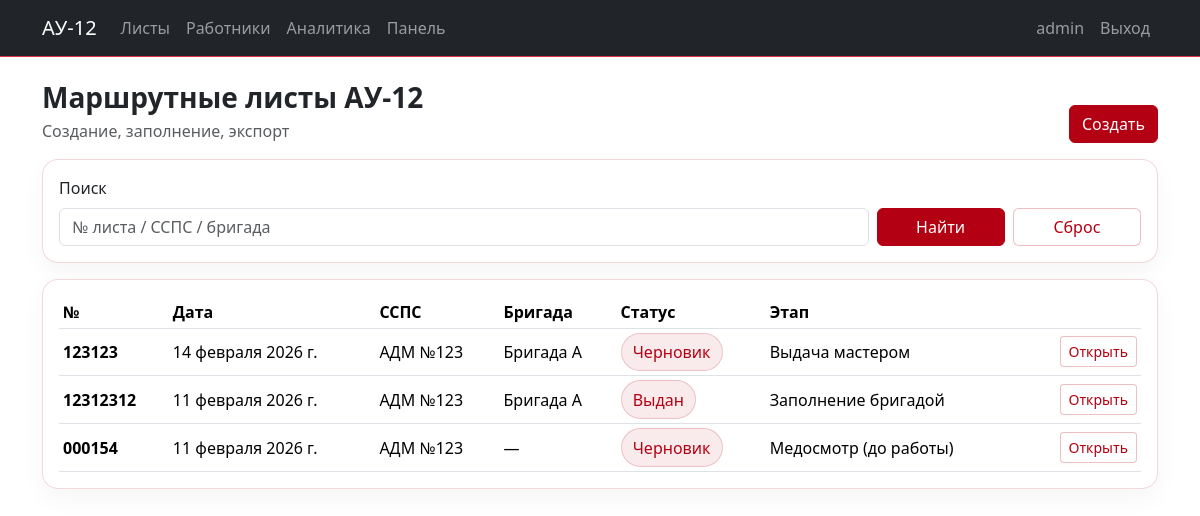
Page /au12/ (signed in) on the earlier database version.
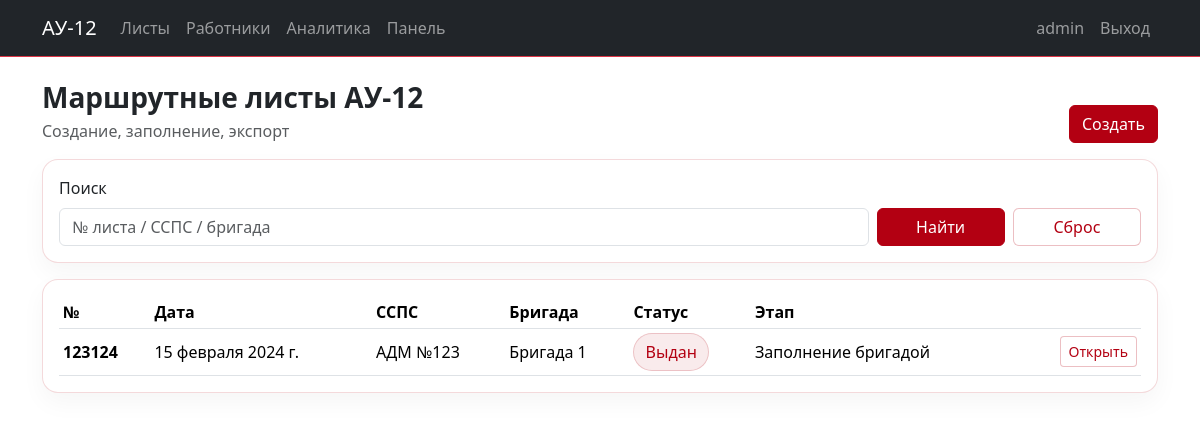
Same page on the later database version.
### apps/accounts/models.py (models this page shows, shortened)
class User(AbstractUser):
    patronymic = models.CharField("Отчество", max_length=150, blank=True, default="")
    role = models.CharField("Должность", max_length=20, choices=Role.choices, default=Role.MACHINIST)
    station = models.ForeignKey(
        Station,
        verbose_name="Станция",
        on_delete=models.PROTECT,
        null=True,
        blank=True,
        related_name="users",
    )
    class Meta:
        verbose_name = "Пользователь"
        verbose_name_plural = "Пользователи"

### apps/routesheets/models.py (models this page shows, shortened)
class RouteSheetAU12(models.Model):
    number = models.CharField("Номер", max_length=50)
    date = models.DateField("Дата")
    railway_name = models.CharField("Наименование дороги", max_length=255, blank=True)
    enterprise = models.ForeignKey(
        Enterprise,
        verbose_name="Предприятие",
        on_delete=models.PROTECT,
        related_name="routesheets",
        null=True,
    )
    ssps_unit = models.ForeignKey(
        SSPSUnit,
        verbose_name="Единица ССПС",
        on_delete=models.PROTECT,
        related_name="au12_routesheets",
    )
    brigade = models.ForeignKey(
        Brigade,
        verbose_name="Бригада",
        on_delete=models.PROTECT,
        null=True,
        blank=True,
        related_name="routesheets",
    )
    status = models.CharField("Статус", max_length=20, choices=AU12Status.choices, default=AU12Status.DRAFT)
    step = models.CharField("Этап", max_length=20, choices=AU12Step.choices, default=AU12Step.MED_PRE)
    created_by = models.ForeignKey(
        settings.AUTH_USER_MODEL,
        verbose_name="Создал",
        on_delete=models.PROTECT,
        related_name="au12_created",
    )
    created_at = models.DateTimeField("Создано", auto_now_add=True)
    class Meta:
        verbose_name = "Маршрутный лист АУ-12"
        verbose_name_plural = "Маршрутные листы АУ-12"
        ordering = ["-date", "-id"]

### apps/directory/models.py (models this page shows, shortened)
class SSPSUnit(models.Model):
    owner = models.ForeignKey(Enterprise, verbose_name="Владелец (предприятие)", on_delete=models.PROTECT)
    type_name = models.CharField("Тип ССПС", max_length=120)
    number = models.CharField("Номер ССПС", max_length=50)
    max_people = models.PositiveIntegerField("Макс. число людей", default=0)
    class Meta:
        verbose_name = "Единица ССПС"
        verbose_name_plural = "Единицы ССПС"
        unique_together = [("type_name", "number")]
    def __str__(self):
        return f"{self.type_name} №{self.number}"

class Brigade(models.Model):
    name = models.CharField("Название бригады", max_length=255)
    ssps_unit = models.ForeignKey(SSPSUnit, verbose_name="Единица ССПС", on_delete=models.PROTECT, related_name="brigades")
    members = models.ManyToManyField(
        settings.AUTH_USER_MODEL,
        verbose_name="Состав бригады (работники)",
        related_name="brigades",
        blank=True
    )
    is_active = models.BooleanField("Активна", default=True)
    class Meta:
        verbose_name = "Бригада"
        verbose_name_plural = "Бригады"
        unique_together = [("name", "ssps_unit")]

### apps/routesheets/views.py (the view, shortened to what this page needs)
# urls.py: path("au12/", views.AU12ListView.as_view(), name="au12_list"),
class AU12ListView(RoleRequiredMixin, ListView):
    allowed_roles = {Role.ADMIN, Role.MASTER, Role.MACHINIST, Role.ASSISTANT, Role.MEDIC, Role.INSPECTOR}
    model = RouteSheetAU12
    template_name = "routesheets/au12_list.html"
    paginate_by = 50
    def get_queryset(self):
        qs = (
            super()
            .get_queryset()
            .select_related("ssps_unit", "brigade")
            .order_by("-date", "-id")
        )
        q = (self.request.GET.get("q") or "").strip()
        return qs

### apps/accounts/permissions.py (called while the page is built)
    def dispatch(self, request, *args, **kwargs):
        if not request.user.is_authenticated:
            return super().dispatch(request, *args, **kwargs)
        if getattr(request.user, "is_superuser", False):
            return super().dispatch(request, *args, **kwargs)
        if self.allowed_roles and getattr(request.user, "role", None) not in self.allowed_roles:
            return HttpResponseForbidden("Недостаточно прав.")
        return super().dispatch(request, *args, **kwargs)

### apps/routesheets/templates/routesheets/au12_list.html
{% extends "base.html" %}
{% block content %}
<div class="d-flex align-items-end justify-content-between flex-wrap gap-2 mb-3">
  <div>
    <h3 class="section-title mb-1">Маршрутные листы АУ-12</h3>
    <div class="text-muted">Создание, заполнение, экспорт</div>
  </div>
  <a class="btn btn-brand" href="{% url 'routesheets:au12_create' %}">Создать</a>
</div>
<div class="card p-3 mb-3">
  <form class="row g-2 align-items-end" method="get">
    <div class="col-md-9">
      <label class="form-label">Поиск</label>
      <input class="form-control" name="q" value="{{ request.GET.q }}" placeholder="№ листа / ССПС / бригада">
    </div>
    <div class="col-md-3 d-flex gap-2">
      <button class="btn btn-brand w-100" type="submit">Найти</button>
      <a class="btn btn-ghost w-100" href="{% url 'routesheets:au12_list' %}">Сброс</a>
    </div>
  </form>
</div>
<div class="card p-3">
  <div class="table-responsive">
    <table class="table table-sm align-middle mb-0">
      <thead>
        <tr>
          <th>№</th>
          <th>Дата</th>
          <th>ССПС</th>
          <th>Бригада</th>
          <th>Статус</th>
          <th>Этап</th>
          <th></th>
        </tr>
      </thead>
      <tbody>
      {% for rs in object_list %}
        <tr>
          <td class="fw-semibold">{{ rs.number }}</td>
          <td>{{ rs.date }}</td>
          <td>{{ rs.ssps_unit }}</td>
          <td>{% if rs.brigade %}{{ rs.brigade.name }}{% else %}—{% endif %}</td>
          <td><span class="badge-soft">{{ rs.get_status_display }}</span></td>
          <td>{{ rs.get_step_display }}</td>
          <td class="text-end">
            <a class="btn btn-ghost btn-sm" href="{% url 'routesheets:au12_detail' rs.id %}">Открыть</a>
          </td>
        </tr>
      {% empty %}
        <tr><td colspan="7" class="text-muted">Нет данных</td></tr>
      {% endfor %}
      </tbody>
    </table>
  </div>
</div>
{% endblock %}

### apps/accounts/templates/base.html (shortened to what this page needs)
<!doctype html>
<html lang="ru">
<head>
  <link href="https://cdn.jsdelivr.net/npm/bootstrap@5.3.3/dist/css/bootstrap.min.css" rel="stylesheet">
  <link href="/static/css/style.css" rel="stylesheet">
</head>
<body>
<nav class="navbar navbar-expand-lg navbar-dark bg-dark border-bottom border-danger">
  <div class="container">
    <a class="navbar-brand" href="{% url 'routesheets:au12_list' %}">АУ-12</a>
    <div class="collapse navbar-collapse" id="nav">
      <ul class="navbar-nav me-auto">
        <li class="nav-item"><a class="nav-link" href="{% url 'routesheets:au12_list' %}">Листы</a></li>
        <li class="nav-item"><a class="nav-link" href="{% url 'accounts:worker_list' %}">Работники</a></li>
        <li class="nav-item"><a class="nav-link" href="{% url 'routesheets:analytics_fuel' %}">Аналитика</a></li>
        {% if user.is_authenticated and user.is_superuser %}
          <li class="nav-item"><a class="nav-link" href="{% url 'panel:home' %}">Панель</a></li>
        {% endif %}
      </ul>
      <ul class="navbar-nav">
        {% if user.is_authenticated %}
          <li class="nav-item"><a class="nav-link">{{ user.username }}</a></li>
          <li class="nav-item"><a class="nav-link" href="{% url 'accounts:logout' %}">Выход</a></li>
        {% else %}
          <li class="nav-item"><a class="nav-link" href="{% url 'accounts:login' %}">Вход</a></li>
        {% endif %}
      </ul>
    </div>
  </div>
</nav>
<main class="container py-4">
  {% block content %}{% endblock %}
</main>
</body>
</html>

### static/css/style.css (style rules this page uses)
:root { --brand:#b30012; --brand2:#7a000c; }
.section-title { font-weight:700; }
.btn-brand { background:var(--brand); border-color:var(--brand); color:#fff; }
.btn-ghost { border:1px solid rgba(179,0,18,.25); color:var(--brand); background:#fff; }
.card { border:1px solid rgba(179,0,18,.15); border-radius:16px; box-shadow:0 10px 25px rgba(0,0,0,.04); }
.badge-soft { display:inline-block; padding:.4rem .7rem; border-radius:999px; background:rgba(179,0,18,.08); color:var(--brand); border:1px solid rgba(179,0,18,.18); }

Differences in the rows shown:
removed RouteSheetAU12: number "123123", date "14 февраля 2026 г.", ssps_unit "АДМ №123", brigade.name "Бригада А", status "Черновик", step "Выдача мастером"
removed RouteSheetAU12: number "12312312", date "11 февраля 2026 г.", ssps_unit "АДМ №123", brigade.name "Бригада А", status "Выдан", step "Заполнение бригадой"
removed RouteSheetAU12: number "000154", date "11 февраля 2026 г.", ssps_unit "АДМ №123", status "Черновик", step "Медосмотр (до работы)"
added RouteSheetAU12: number "123124", date "15 февраля 2024 г.", ssps_unit "АДМ №123", brigade.name "Бригада 1", status "Выдан", step "Заполнение бригадой"
